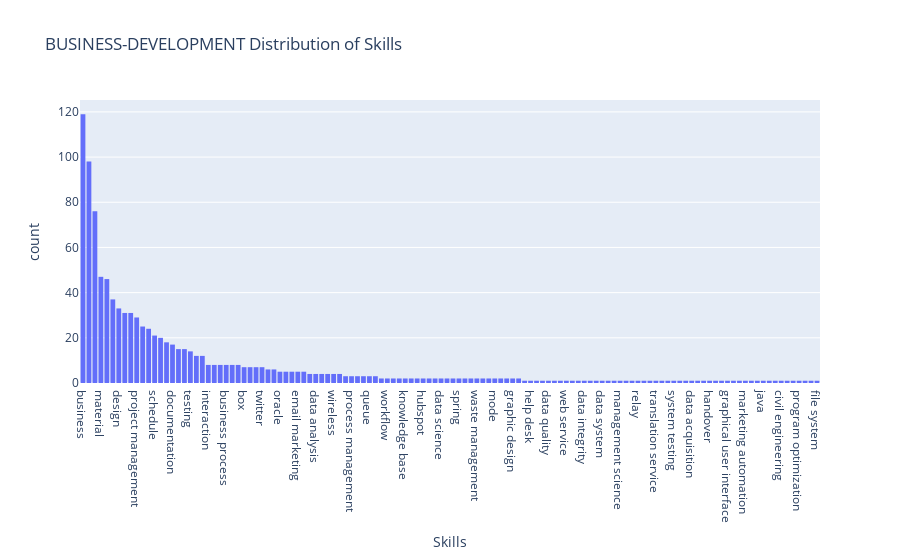

This figure's notebook cell:
### Code cell
visualize_skills_distribution(df, job_category= "BUSINESS-DEVELOPMENT")

### Figure 1 — Plotly figure (JSON) as saved in the notebook; plotly's stock layout.template omitted (floating-point values rounded to 4 significant figures; data arrays with more than 128 entries replaced by an {"elided": "..."} marker saying what was removed)
{"data": [{"alignmentgroup": "True", "bingroup": "x", "hovertemplate": "Skills=%{x}<br>count=%{y}<extra></extra>", "legendgroup": "", "marker": {"color": "#636efa", "pattern": {"shape": ""}}, "name": "", "offsetgroup": "", "orientation": "v", "showlegend": false, "x": {"elided": "993 str values"}, "xaxis": "x", "yaxis": "y", "type": "histogram"}], "layout": {"xaxis": {"anchor": "y", "domain": [0, 1], "title": {"text": "Skills"}, "categoryorder": "total descending"}, "yaxis": {"anchor": "x", "domain": [0, 1], "title": {"text": "count"}}, "legend": {"tracegroupgap": 0}, "title": {"text": "BUSINESS-DEVELOPMENT Distribution of Skills"}, "barmode": "relative"}}
